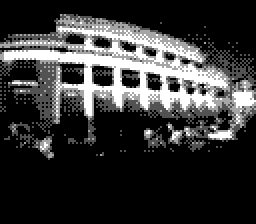
#> input picture test-output/bathhouse-1/bathhouse-1_gbcam.png, 128 x 112 px (shown 2 times larger); its folder holds only this picture in this run
$ python visualize_white_samples.py ../../test-output/bathhouse-1/bathhouse-1_gbcam.png
#> lines starting #> are read from the running program, lines starting #| are printed output that depends on the picture
#!/usr/bin/env python3
"""
visualize_white_samples.py - Diagnostic tool for Phase 1, Iteration 1

Visualizes the white reference samples collected from the frame and shows
how the polynomial surface fits to them.

Creates scatter plots showing:
- Sample positions and their brightness values
- Fitted polynomial surface as contour lines
- Residuals (actual - fitted) to show fit quality

This helps us understand if the polynomial model is appropriate for the data.

Usage:
  python visualize_white_samples.py test-output/thing-1/thing-1_warp.png
  python visualize_white_samples.py --all-tests
"""

import cv2
import numpy as np
import argparse
import sys
from pathlib import Path
import glob

from gbcam_common import (
    SCREEN_W, SCREEN_H, FRAME_THICK, CAM_W, CAM_H,
    INNER_TOP, INNER_BOT, INNER_LEFT, INNER_RIGHT,
)

try:
    import matplotlib
    matplotlib.use('Agg')
    import matplotlib.pyplot as plt
    from matplotlib import cm
    HAS_MATPLOTLIB = True
except ImportError:
    HAS_MATPLOTLIB = False


def _gb_block_sample(gray, gy, gx, scale, percentile=50):
    """Return the <percentile>-th brightness value of GB pixel (gy, gx)."""
    y1, y2 = gy * scale, (gy + 1) * scale
    x1, x2 = gx * scale, (gx + 1) * scale
    block = gray[y1:y2, x1:x2]
    return float(np.percentile(block, percentile)) if block.size > 0 else 0.0


def collect_white_samples(gray, scale):
    """
    Collect (y_px, x_px, brightness) white reference samples from all four
    filmstrip frame strips - COPIED FROM gbcam_correct.py
    """
    H, W = gray.shape
    raw = []

    # Top strip
    for gy in range(INNER_TOP):
        for gx in range(10, SCREEN_W - 10):
            v = _gb_block_sample(gray, gy, gx, scale, 85)
            raw.append((gy * scale + scale // 2,
                         gx * scale + scale // 2, v))

    # Bottom strip
    for gy in range(INNER_BOT + 1, SCREEN_H):
        for gx in range(10, SCREEN_W - 10):
            v = _gb_block_sample(gray, gy, gx, scale, 85)
            raw.append((gy * scale + scale // 2,
                         gx * scale + scale // 2, v))

    # Left strip
    for gy in range(10, SCREEN_H - 10):
        for gx in range(INNER_LEFT):
            v = _gb_block_sample(gray, gy, gx, scale, 85)
            raw.append((gy * scale + scale // 2,
                         gx * scale + scale // 2, v))

    # Right strip
    for gy in range(10, SCREEN_H - 10):
        for gx in range(INNER_RIGHT + 1, SCREEN_W):
            v = _gb_block_sample(gray, gy, gx, scale, 85)
            raw.append((gy * scale + scale // 2,
                         gx * scale + scale // 2, v))

    if not raw:
        return [], [], []

    vals = np.array([v for _, _, v in raw])
    med  = float(np.median(vals))
    kept = [(y, x, v) for y, x, v in raw if v > 0.75 * med]

    ys = [p[0] for p in kept]
    xs = [p[1] for p in kept]
    vs = [p[2] for p in kept]

    return ys, xs, vs


def _design_matrix(yn, xn, degree):
    """Build the Vandermonde design matrix for a bivariate polynomial."""
    cols = []
    for dy in range(degree + 1):
        for dx in range(degree + 1 - dy):
            cols.append((yn ** dy) * (xn ** dx))
    return np.column_stack(cols)


def fit_surface(ys, xs, vals, H, W, degree=2):
    """
    Fit a degree-<degree> bivariate polynomial - COPIED FROM gbcam_correct.py
    """
    yn_s = (np.array(ys, dtype=float) / H) * 2 - 1
    xn_s = (np.array(xs, dtype=float) / W) * 2 - 1
    v_s  = np.array(vals, dtype=float)

    A      = _design_matrix(yn_s, xn_s, degree)
    coeffs, residuals, rank, s = np.linalg.lstsq(A, v_s, rcond=None)

    # Evaluate on the full pixel grid
    all_y  = np.arange(H, dtype=float)
    all_x  = np.arange(W, dtype=float)
    Yn2d, Xn2d = np.meshgrid((all_y / H) * 2 - 1,
                              (all_x / W) * 2 - 1, indexing='ij')
    yn_g = Yn2d.ravel()
    xn_g = Xn2d.ravel()

    A_grid   = _design_matrix(yn_g, xn_g, degree)
    surface  = (A_grid @ coeffs).reshape(H, W)

    # Also compute fitted values at sample points for residuals
    A_samples = _design_matrix(yn_s, xn_s, degree)
    fitted_vals = A_samples @ coeffs

    return surface.astype(np.float32), fitted_vals, residuals


def analyze_white_samples(image_path, poly_degree=2, scale=8, output_dir=None):
    """
    Analyze white sample distribution and polynomial fit quality.
    """
    name = Path(image_path).stem

    print(f"\n{'='*70}")
    print(f"White Sample Analysis: {name}")
    print(f"{'='*70}")

    # Load image
    bgr = cv2.imread(str(image_path))
    if bgr is None:
        raise RuntimeError(f"Cannot read image: {image_path}")

    # Convert to grayscale for analysis (use same method as gbcam_correct.py)
    rgb = cv2.cvtColor(bgr, cv2.COLOR_BGR2RGB).astype(np.float32)
    gray = np.mean(rgb, axis=2).astype(np.float32)

    H, W = gray.shape

    # Collect white samples
    ys, xs, vals = collect_white_samples(gray, scale)
    n_samples = len(ys)

    print(f"\nSample Statistics:")
    print(f"  Total samples: {n_samples}")
    print(f"  Brightness range: {min(vals):.1f} - {max(vals):.1f}")
    print(f"  Brightness mean: {np.mean(vals):.1f}")
    print(f"  Brightness std: {np.std(vals):.1f}")
    print(f"  Brightness median: {np.median(vals):.1f}")

    # Fit polynomial surface
    print(f"\nFitting degree-{poly_degree} polynomial...")
    surface, fitted_vals, lstsq_residuals = fit_surface(ys, xs, vals, H, W, poly_degree)

    # Compute residuals at sample points
    residuals = np.array(vals) - fitted_vals

    print(f"\nPolynomial Fit Quality:")
    print(f"  Mean residual: {np.mean(residuals):.2f}")
    print(f"  Std dev residual: {np.std(residuals):.2f}")
    print(f"  Max abs residual: {np.abs(residuals).max():.2f}")
    print(f"  RMSE: {np.sqrt(np.mean(residuals**2)):.2f}")

    # Check for systematic bias
    center_y, center_x = H // 2, W // 2
    # Samples in center quarter
    center_mask = np.array([(abs(y - center_y) < H/4 and abs(x - center_x) < W/4)
                           for y, x in zip(ys, xs)])
    # Samples in outer regions
    edge_mask = ~center_mask

    if center_mask.any():
        center_residual = np.mean(residuals[center_mask])
        print(f"  Mean residual in center: {center_residual:.2f}")
    if edge_mask.any():
        edge_residual = np.mean(residuals[edge_mask])
        print(f"  Mean residual at edges: {edge_residual:.2f}")

    # Check for spatial pattern in residuals
    if center_mask.any() and edge_mask.any():
        bias = center_residual - edge_residual
        if abs(bias) > 10:
            if bias > 0:
                print(f"  WARNING: Polynomial UNDER-corrects center by {bias:.1f}")
            else:
                print(f"  WARNING: Polynomial OVER-corrects center by {abs(bias):.1f}")

    # Surface statistics
    print(f"\nFitted Surface Statistics:")
    print(f"  Surface range: {surface.min():.1f} - {surface.max():.1f}")
    print(f"  Surface mean: {surface.mean():.1f}")
    print(f"  Surface at center: {surface[center_y, center_x]:.1f}")
    print(f"  Surface at corners: TL={surface[0,0]:.1f} TR={surface[0,W-1]:.1f} "
          f"BL={surface[H-1,0]:.1f} BR={surface[H-1,W-1]:.1f}")

    # Create visualizations if matplotlib is available
    if HAS_MATPLOTLIB and output_dir:
        create_visualizations(ys, xs, vals, fitted_vals, residuals, surface,
                            name, poly_degree, output_dir, H, W)

    return {
        'n_samples': n_samples,
        'vals_mean': np.mean(vals),
        'vals_std': np.std(vals),
        'residuals_mean': np.mean(residuals),
        'residuals_std': np.std(residuals),
        'residuals_max': np.abs(residuals).max(),
        'rmse': np.sqrt(np.mean(residuals**2)),
    }


def create_visualizations(ys, xs, vals, fitted_vals, residuals, surface,
                         name, poly_degree, output_dir, H, W):
    """Create visualization plots."""
    Path(output_dir).mkdir(parents=True, exist_ok=True)

    # Figure 1: Scatter plot of samples with fitted surface as contours
    fig, axes = plt.subplots(1, 2, figsize=(16, 6))

    # Left: Sample brightness scatter
    ax = axes[0]
    scatter = ax.scatter(xs, ys, c=vals, s=20, cmap='jet', vmin=min(vals), vmax=max(vals))
    ax.set_xlabel('X position (pixels)')
    ax.set_ylabel('Y position (pixels)')
    ax.set_title(f'{name}: White Sample Brightness\n(n={len(vals)} samples)')
    ax.invert_yaxis()
    ax.set_aspect('equal')
    plt.colorbar(scatter, ax=ax, label='Brightness')

    # Overlay contours of fitted surface
    Y_grid, X_grid = np.meshgrid(range(0, H, 20), range(0, W, 20), indexing='ij')
    Z_grid = surface[::20, ::20]
    contours = ax.contour(X_grid, Y_grid, Z_grid, levels=10, colors='white',
                         linewidths=0.5, alpha=0.7)
    ax.clabel(contours, inline=True, fontsize=8)

    # Right: Fitted surface heatmap
    ax = axes[1]
    im = ax.imshow(surface, cmap='jet', aspect='equal', origin='upper')
    ax.set_xlabel('X position (pixels)')
    ax.set_ylabel('Y position (pixels)')
    ax.set_title(f'{name}: Fitted Surface (degree {poly_degree})\nRange: {surface.min():.1f} - {surface.max():.1f}')
    plt.colorbar(im, ax=ax, label='Brightness')

    plt.tight_layout()
    output_path = Path(output_dir) / f"{name}_white_samples_scatter.png"
    plt.savefig(output_path, dpi=150)
    plt.close()
    print(f"\nScatter plot saved to: {output_path}")

    # Figure 2: Residuals analysis
    fig, axes = plt.subplots(2, 2, figsize=(14, 12))

    # Top-left: Residuals scatter
    ax = axes[0, 0]
    scatter = ax.scatter(xs, ys, c=residuals, s=20, cmap='RdBu_r',
                        vmin=-max(abs(residuals)), vmax=max(abs(residuals)))
    ax.set_xlabel('X position (pixels)')
    ax.set_ylabel('Y position (pixels)')
    ax.set_title(f'{name}: Residuals (Actual - Fitted)\nRed=under-corrected, Blue=over-corrected')
    ax.invert_yaxis()
    ax.set_aspect('equal')
    plt.colorbar(scatter, ax=ax, label='Residual')

    # Top-right: Residual histogram
    ax = axes[0, 1]
    ax.hist(residuals, bins=50, edgecolor='black')
    ax.set_xlabel('Residual (Actual - Fitted)')
    ax.set_ylabel('Count')
    ax.set_title(f'Residual Distribution\nMean: {np.mean(residuals):.2f}, Std: {np.std(residuals):.2f}')
    ax.axvline(0, color='red', linestyle='--', linewidth=2, label='Zero')
    ax.axvline(np.mean(residuals), color='green', linestyle='--', linewidth=2, label='Mean')
    ax.legend()
    ax.grid(alpha=0.3)

    # Bottom-left: Actual vs Fitted scatter
    ax = axes[1, 0]
    ax.scatter(fitted_vals, vals, s=10, alpha=0.5)
    min_val, max_val = min(min(vals), min(fitted_vals)), max(max(vals), max(fitted_vals))
    ax.plot([min_val, max_val], [min_val, max_val], 'r--', linewidth=2, label='Perfect fit')
    ax.set_xlabel('Fitted Value')
    ax.set_ylabel('Actual Value')
    ax.set_title('Actual vs Fitted Values')
    ax.legend()
    ax.grid(alpha=0.3)
    ax.set_aspect('equal')

    # Bottom-right: Residuals vs Fitted
    ax = axes[1, 1]
    ax.scatter(fitted_vals, residuals, s=10, alpha=0.5)
    ax.axhline(0, color='red', linestyle='--', linewidth=2)
    ax.set_xlabel('Fitted Value')
    ax.set_ylabel('Residual')
    ax.set_title('Residuals vs Fitted\n(should be random around 0)')
    ax.grid(alpha=0.3)

    plt.tight_layout()
    output_path = Path(output_dir) / f"{name}_white_samples_residuals.png"
    plt.savefig(output_path, dpi=150)
    plt.close()
    print(f"Residuals plot saved to: {output_path}")


def main():
    parser = argparse.ArgumentParser(
        description="Visualize white sample distribution and polynomial fitting",
        formatter_class=argparse.RawDescriptionHelpFormatter)
    parser.add_argument("image", nargs='?', help="Warp image (*_warp.png)")
    parser.add_argument("--all-tests", action="store_true",
                       help="Process all test images in test-output/")
    parser.add_argument("--poly-degree", type=int, default=2,
                       help="Polynomial degree to fit (default: 2)")
    parser.add_argument("--output-dir", default="diagnostic-output/white-samples",
                       help="Where to save visualizations")
    parser.add_argument("--scale", type=int, default=8, help="Scale factor")
    args = parser.parse_args()

    if not HAS_MATPLOTLIB:
        print("WARNING: matplotlib not installed, visualizations will be skipped",
              file=sys.stderr)
        print("Install with: pip install matplotlib", file=sys.stderr)

    if args.all_tests:
        _repo_root = str(Path(__file__).resolve().parent.parent.parent)
        test_dirs = glob.glob(_repo_root + "/test-output/*/")
        if not test_dirs:
            print("No test outputs found in test-output/", file=sys.stderr)
            sys.exit(1)

        all_results = []
        for test_dir in sorted(test_dirs):
            test_name = Path(test_dir).name
            warp_path = Path(test_dir) / f"{test_name}_warp.png"

            if warp_path.exists():
                try:
                    result = analyze_white_samples(warp_path, args.poly_degree,
                                                  args.scale, args.output_dir)
                    all_results.append((test_name, result))
                except Exception as e:
                    print(f"Error processing {test_name}: {e}", file=sys.stderr)
                    import traceback
                    traceback.print_exc()

        # Print summary
        print(f"\n{'='*70}")
        print("SUMMARY: Polynomial Fit Quality Across All Tests")
        print(f"{'='*70}")
        print(f"{'Test':<20} {'N Samples':>10} {'RMSE':>10} {'Max Residual':>14} {'Std Dev':>10}")
        print("-" * 70)
        for test_name, result in all_results:
            print(f"{test_name:<20} {result['n_samples']:>10} {result['rmse']:>10.2f} "
                  f"{result['residuals_max']:>14.2f} {result['residuals_std']:>10.2f}")

    else:
        if not args.image:
            parser.print_help()
            print("\nError: provide image path or use --all-tests", file=sys.stderr)
            sys.exit(1)

        analyze_white_samples(args.image, args.poly_degree, args.scale, args.output_dir)
#> in analyze_white_samples, bgr is the input picture: shape (112, 128, 3); min 0, max 255, mean 54.6
#> the loop in collect_white_samples, `for gy in range(INNER_TOP):` made 15 passes
#> the loop in collect_white_samples, `for gy in range(INNER_BOT + 1, SCREEN_H):` made 15 passes
#> the loop in collect_white_samples, `for gy in range(10, SCREEN_H - 10):` made 124 passes
#|   Total samples: 39
#|   Brightness range: 82.0 - 255.0
#|   Brightness mean: 190.2
#|   Brightness std: 77.8
#|   Brightness median: 255.0
#> in fit_surface, `surface  = (A_grid @ coeffs).reshape(H, W)`:
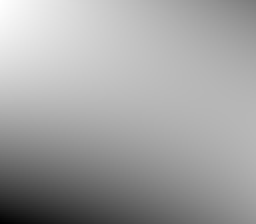
#> surface: shape (112, 128) float64 (shown 2 times larger); min -1820.5, max 1038.7, mean 5.8; drawn with min black and max white
#|   Mean residual: -0.00
#|   Std dev residual: 55.26
#|   Max abs residual: 124.36
#|   RMSE: 55.26
#|   Mean residual in center: 0.27
#|   Mean residual at edges: -0.09
#|   Surface range: -1820.5 - 1038.7
#|   Surface mean: 5.8
#|   Surface at center: 181.1
#|   Surface at corners: TL=1038.7 TR=-423.6 BL=-1820.5 BR=-178.9
#> in create_visualizations, `plt.savefig(output_path, dpi=150)`:
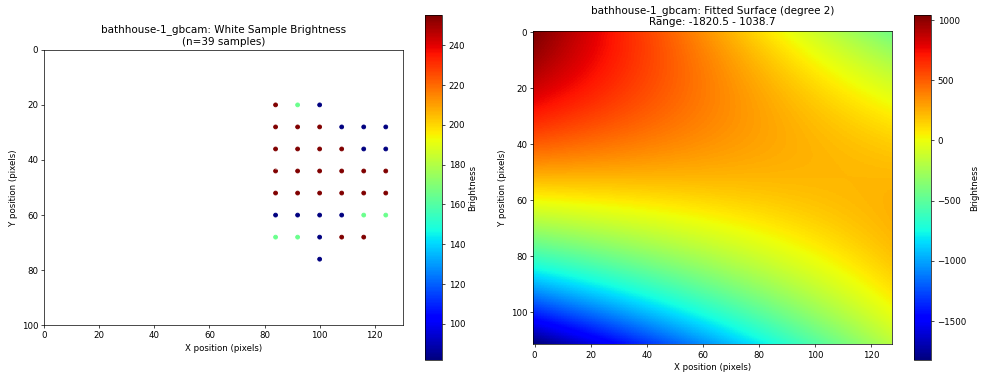
#> figure drawn by matplotlib, 4 panels
#> in create_visualizations, `plt.savefig(output_path, dpi=150)`:
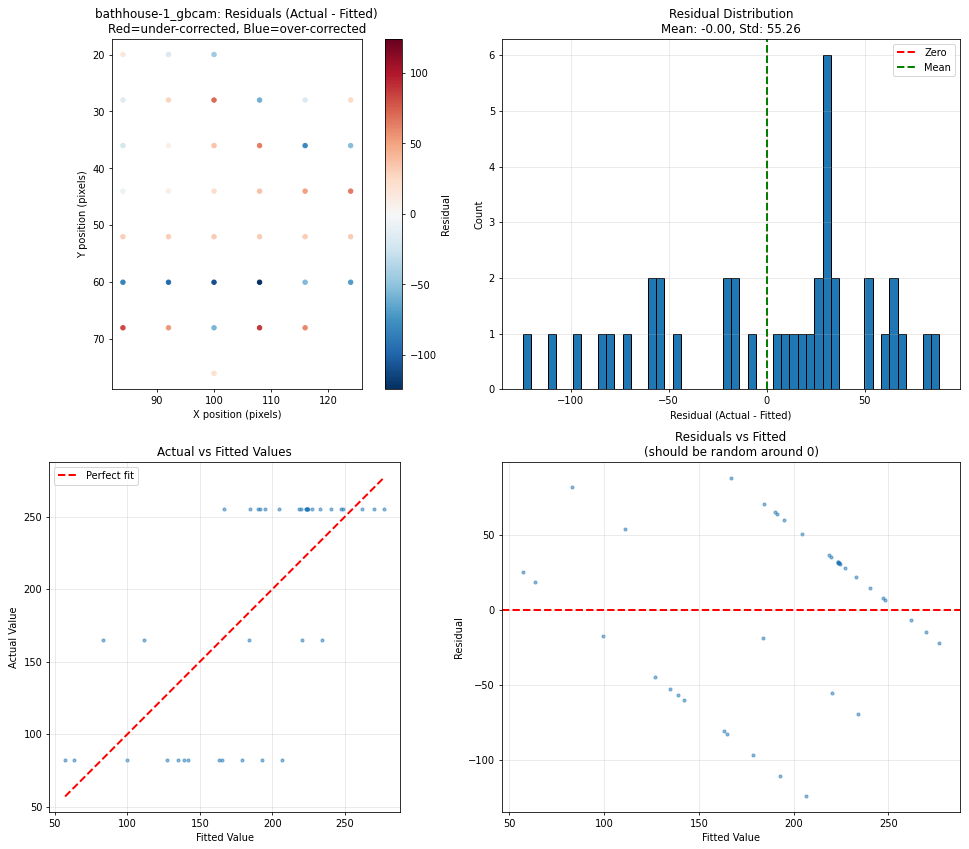
#> figure drawn by matplotlib, 5 panels; panel 2: tallest bar 6 high, from x = 28.58 to 32.83


if __name__ == "__main__":
    main()

$ run again, on test-output/prison-1/prison-1_gbcam.png
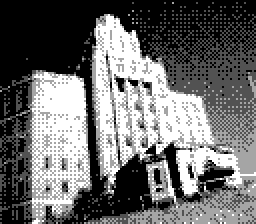
#> input picture test-output/prison-1/prison-1_gbcam.png, 128 x 112 px (shown 2 times larger)
#> in analyze_white_samples, bgr is the input picture: shape (112, 128, 3); min 0, max 255, mean 109.3
#> the loop in collect_white_samples, `for gy in range(INNER_TOP):` made 15 passes
#> the loop in collect_white_samples, `for gy in range(INNER_BOT + 1, SCREEN_H):` made 15 passes
#> the loop in collect_white_samples, `for gy in range(10, SCREEN_H - 10):` made 124 passes
#|   Total samples: 133
#|   Brightness range: 82.0 - 255.0
#|   Brightness mean: 173.3
#|   Brightness std: 71.6
#|   Brightness median: 165.0
#> in fit_surface, `surface  = (A_grid @ coeffs).reshape(H, W)`:
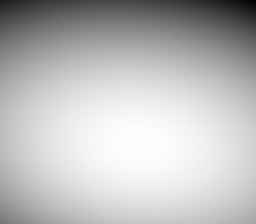
#> surface: shape (112, 128) float64 (shown 2 times larger); min -88.01, max 242.2, mean 156.2; drawn with min black and max white
#|   Mean residual: -0.00
#|   Std dev residual: 51.10
#|   Max abs residual: 138.45
#|   RMSE: 51.10
#|   Mean residual in center: 16.77
#|   Mean residual at edges: -1.66
#|   WARNING: Polynomial UNDER-corrects center by 18.4
#|   Surface range: -88.0 - 242.2
#|   Surface mean: 156.2
#|   Surface at center: 230.5
#|   Surface at corners: TL=-51.6 TR=-88.0 BL=65.6 BR=125.5
#> in create_visualizations, `plt.savefig(output_path, dpi=150)`:
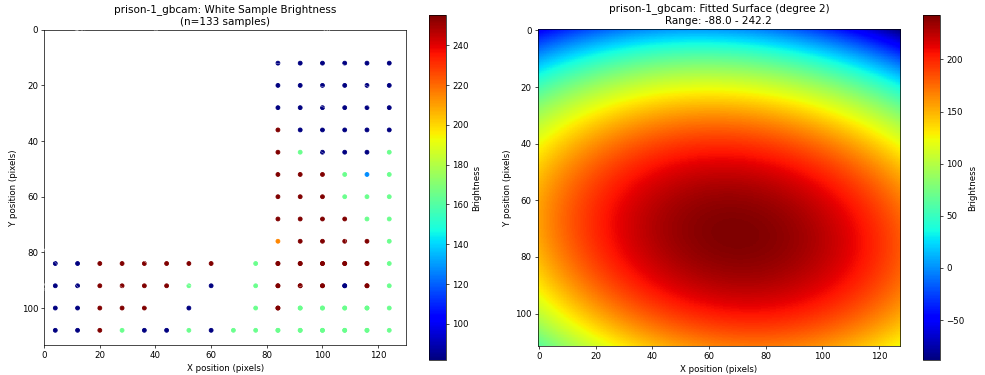
#> figure drawn by matplotlib, 4 panels
